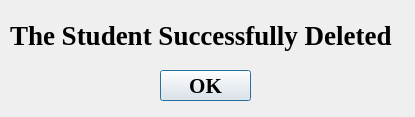
<?xml version="1.0" encoding="UTF-8"?>
<ui version="4.0">
 <class>Dialog</class>
 <widget class="QDialog" name="Dialog">
  <property name="geometry">
   <rect>
    <x>0</x>
    <y>0</y>
    <width>415</width>
    <height>117</height>
   </rect>
  </property>
  <property name="windowTitle">
   <string>Dialog</string>
  </property>
  <widget class="QLabel" name="label">
   <property name="geometry">
    <rect>
     <x>10</x>
     <y>10</y>
     <width>391</width>
     <height>51</height>
    </rect>
   </property>
   <property name="font">
    <font>
     <family>Times New Roman</family>
     <pointsize>20</pointsize>
     <weight>75</weight>
     <bold>true</bold>
    </font>
   </property>
   <property name="text">
    <string>The Student Successfully Deleted</string>
   </property>
  </widget>
  <widget class="QPushButton" name="pushButton">
   <property name="geometry">
    <rect>
     <x>160</x>
     <y>70</y>
     <width>91</width>
     <height>31</height>
    </rect>
   </property>
   <property name="font">
    <font>
     <family>Times New Roman</family>
     <pointsize>16</pointsize>
     <weight>75</weight>
     <bold>true</bold>
    </font>
   </property>
   <property name="text">
    <string>OK</string>
   </property>
  </widget>
 </widget>
 <resources/>
 <connections/>
</ui>
